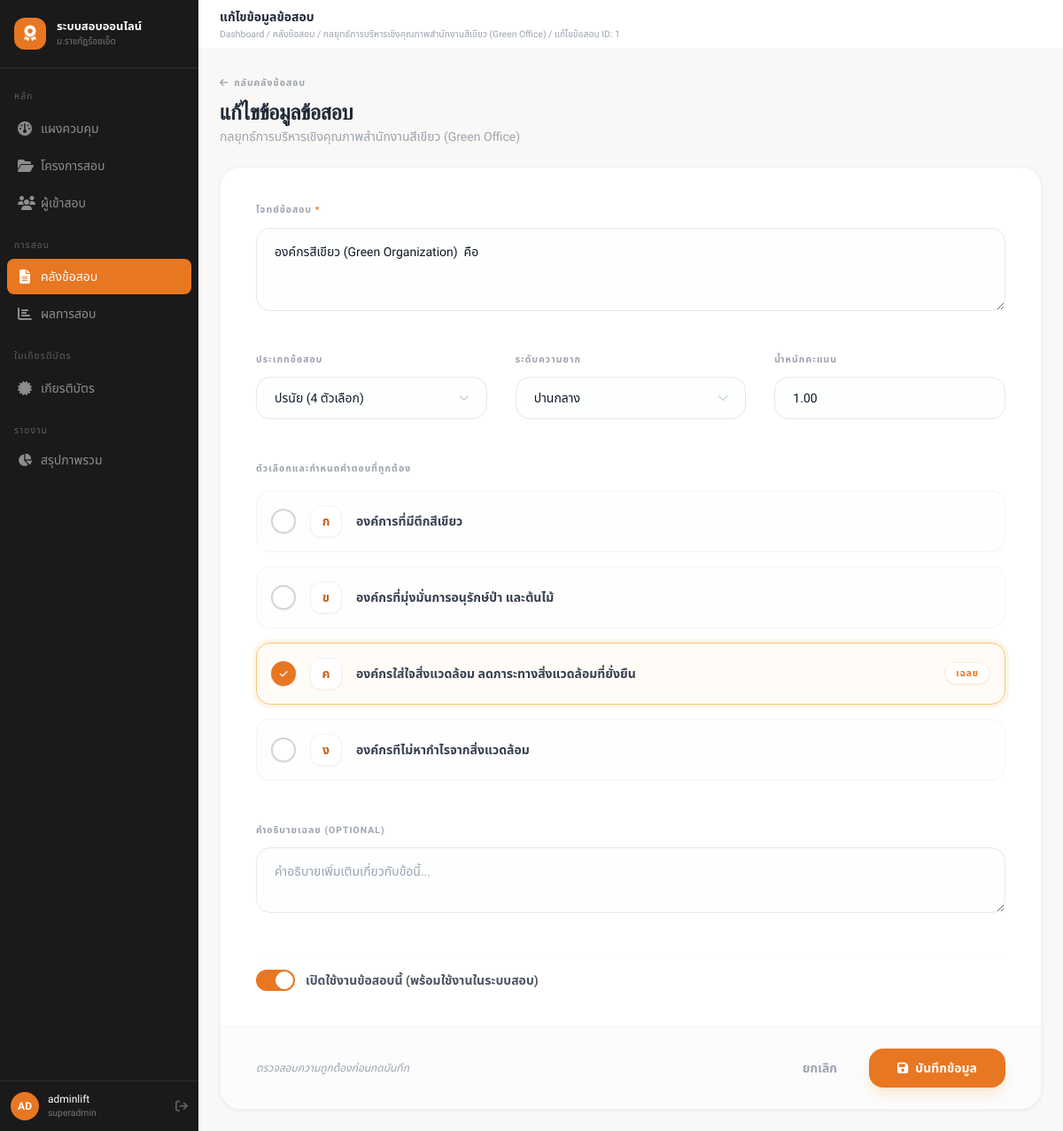
The app's page /admin/questions/edit.php?id=1 (signed in) with its own data.
### tables this page shows
CREATE TABLE `projects` (
  `id` int NOT NULL AUTO_INCREMENT,
  `name` varchar(255) NOT NULL,
  `code` varchar(50) DEFAULT NULL,
  `description` text,
  `organizer` varchar(255) DEFAULT NULL,
  `location` varchar(255) DEFAULT NULL,
  `start_date` date DEFAULT NULL,
  `end_date` date DEFAULT NULL,
  `exam_start` datetime DEFAULT NULL,
  `exam_end` datetime DEFAULT NULL,
  `manual_override` tinyint(1) DEFAULT '0',
  `warning_before` int DEFAULT '30',
  `allow_early_login` tinyint(1) DEFAULT '0',
  `auto_submit_on_close` tinyint(1) DEFAULT '1',
  `pass_score` decimal(5,2) DEFAULT '70.00',
  `max_attempts` int DEFAULT '1',
  `time_limit_min` int DEFAULT '60',
  `question_count` int DEFAULT '0',
  `randomize_questions` tinyint(1) DEFAULT '1',
  `randomize_choices` tinyint(1) DEFAULT '1',
  `show_result_immediately` tinyint(1) DEFAULT '1',
  `cert_template_id` int DEFAULT NULL,
  `cert_number_prefix` varchar(20) DEFAULT 'CERT',
  `cert_sequence` int DEFAULT '1',
  `status` enum('draft','active','closed') DEFAULT 'draft',
  `created_by` int DEFAULT NULL,
  `created_at` timestamp NULL DEFAULT CURRENT_TIMESTAMP,
  `updated_at` timestamp NULL DEFAULT CURRENT_TIMESTAMP ON UPDATE CURRENT_TIMESTAMP,
  PRIMARY KEY (`id`),
  UNIQUE KEY `code` (`code`),
  KEY `cert_template_id` (`cert_template_id`),
  KEY `created_by` (`created_by`),
  CONSTRAINT `projects_ibfk_1` FOREIGN KEY (`cert_template_id`) REFERENCES `cert_templates` (`id`),
  CONSTRAINT `projects_ibfk_2` FOREIGN KEY (`created_by`) REFERENCES `admins` (`id`)
);

CREATE TABLE `questions` (
  `id` int NOT NULL AUTO_INCREMENT,
  `project_id` int NOT NULL,
  `question_text` text NOT NULL,
  `question_image` varchar(255) DEFAULT NULL,
  `type` enum('multiple_choice','true_false','fill_blank','subjective','rating_scale') DEFAULT 'multiple_choice',
  `choices` json DEFAULT NULL,
  `correct_answer` text NOT NULL,
  `explanation` text,
  `score_weight` decimal(5,2) DEFAULT '1.00',
  `category` varchar(100) DEFAULT NULL,
  `difficulty` enum('easy','medium','hard') DEFAULT 'medium',
  `order_num` int DEFAULT '0',
  `is_active` tinyint(1) DEFAULT '1',
  `created_by` int DEFAULT NULL,
  `created_at` timestamp NULL DEFAULT CURRENT_TIMESTAMP,
  PRIMARY KEY (`id`),
  KEY `project_id` (`project_id`),
  KEY `created_by` (`created_by`),
  CONSTRAINT `questions_ibfk_1` FOREIGN KEY (`project_id`) REFERENCES `projects` (`id`) ON DELETE CASCADE,
  CONSTRAINT `questions_ibfk_2` FOREIGN KEY (`created_by`) REFERENCES `admins` (`id`)
);

### controllers/QuestionController.php (called while the page is built, shortened)
<?php
require_once ROOT_PATH . '/models/Admin.php';
require_once ROOT_PATH . '/models/Project.php';
require_once ROOT_PATH . '/models/Question.php';
class QuestionController
{
    private function ensureProject(int $projectId): ?array
    {
        return getProject($projectId);
    }
    public function edit(): void
    {
        $id = (int) ($_GET['id'] ?? 0);
        $questionRow = getQuestion($id);
        $project = $this->ensureProject((int) $questionRow['project_id']);
        $question = decodeQuestionForForm($questionRow);
        $action = BASE_URL . '/admin/questions/edit.php?id=' . $id;
        $pageTitle = 'แก้ไขข้อมูลข้อสอบ';
        $breadcrumb = ['Dashboard', 'คลังข้อสอบ', $project['name'], 'แก้ไขข้อสอบ ID: ' . $id];
        require VIEWS_PATH . '/layout/admin.php';
    }
}

### config/database.php (called while the page is built, shortened)
<?php
require_once __DIR__ . '/config.php';
function getDB(): PDO
{
    static $pdo = null;
    if ($pdo instanceof PDO) {
        return $pdo;
    }
    $dsn = sprintf('mysql:host=%s;dbname=%s;charset=%s', DB_HOST, DB_NAME, DB_CHARSET);
    try {
        $pdo = new PDO($dsn, DB_USER, DB_PASS, [
            PDO::ATTR_ERRMODE => PDO::ERRMODE_EXCEPTION,
            PDO::ATTR_DEFAULT_FETCH_MODE => PDO::FETCH_ASSOC,
            PDO::ATTR_EMULATE_PREPARES => false,
        ]);
        $pdo->exec("SET time_zone = '+07:00'");
        return $pdo;
    } catch (PDOException $e) {
        error_log('Database connection failed: ' . $e->getMessage());
        http_response_code(500);
        exit('Database connection failed.');
    }
}

### models/Question.php (called while the page is built, shortened)
<?php
function questionDefaults(): array
{
    return [
        'question_text' => '',
        'type' => 'multiple_choice',
        'choice_a' => '',
        'choice_b' => '',
        'choice_c' => '',
        'choice_d' => '',
        'correct_answer' => '',
        'explanation' => '',
        'score_weight' => '1.00',
        'category' => '',
        'difficulty' => 'medium',
        'order_num' => '0',
        'is_active' => '1',
    ];
}
function questionChoiceKeys(): array
{
    return ['a', 'b', 'c', 'd'];
}
function thaiChoiceLabels(): array
{
    return [
        'a' => 'ก',
        'b' => 'ข',
        'c' => 'ค',
        'd' => 'ง',
    ];
}
function normalizeChoiceKey(string $value): string
{
    $normalized = textLower(trim($value));
    $thaiToKey = [
        'ก' => 'a',
        'ข' => 'b',
        'ค' => 'c',
        'ง' => 'd',
    ];
    return $thaiToKey[$normalized] ?? $normalized;
}
function getQuestion(int $id): ?array
{
    ensureQuestionSubjectiveSupport();
    $stmt = getDB()->prepare('SELECT * FROM questions WHERE id = ? LIMIT 1');
    $stmt->execute([$id]);
    $question = $stmt->fetch();
    return $question ?: null;
}
function decodeQuestionForForm(array $question): array
{
    $choices = json_decode((string) ($question['choices'] ?? ''), true);
    foreach ($choices as $choice) {
        $key = normalizeChoiceKey((string) ($choice['key'] ?? ''));
        if (in_array($key, questionChoiceKeys(), true)) {
            $question['choice_' . $key] = (string) ($choice['text'] ?? '');
        }
    }
    if (($question['type'] ?? '') === 'multiple_choice') {
        $question['correct_answer'] = normalizeChoiceKey((string) ($question['correct_answer'] ?? ''));
    }
    return array_merge(questionDefaults(), $question);
}
function ensureQuestionSubjectiveSupport(): void
{
    $stmt = getDB()->query("SHOW COLUMNS FROM questions LIKE 'type'");
    $column = $stmt->fetch();
    $type = (string) ($column['Type'] ?? '');
}

### models/Project.php (called while the page is built, shortened)
<?php
function getProject(int $id): ?array
{
    $stmt = getDB()->prepare('
        SELECT p.*,
            (SELECT COUNT(*) FROM participants pp WHERE pp.project_id = p.id) AS participant_count,
            (SELECT COUNT(*) FROM questions q WHERE q.project_id = p.id) AS question_count_total
        FROM projects p
        WHERE p.id = ? LIMIT 1
    ');
    $stmt->execute([$id]);
    $project = $stmt->fetch();
    return $project ?: null;
}

### config/config.php (called while the page is built, shortened)
<?php
function e(?string $value): string
{
    return htmlspecialchars((string) $value, ENT_QUOTES, 'UTF-8');
}
function textLower(string $value): string
{
    return strtolower($value);
}
require_once __DIR__ . '/database.php';

### views/questions/form.php (the view, shortened to what this page needs)
<?php
$question = array_merge(questionDefaults(), $question ?? []);
$projectId = (int) ($projectId ?? $question['project_id']);
$choiceLabels = thaiChoiceLabels();
?>
<div class="mb-6 fade-up">
    <a href="<?= e(BASE_URL) ?>/admin/questions/?project_id=<?= $projectId ?>" class="inline-flex items-center text-xxs font-bold text-gray-400 hover:text-primary-400 uppercase tracking-widest transition-all mb-2">
        <i class="fas fa-arrow-left mr-1.5"></i> กลับคลังข้อสอบ
    </a>
    <h2 class="text-2xl font-black text-gray-800 font-outfit tracking-tight"><?= e($pageTitle ?? 'จัดการข้อสอบ') ?></h2>
    <p class="text-sm text-gray-400 mt-0.5"><?= e($project['name']) ?></p>
</div>
<form method="post" action="<?= e($action) ?>" class="bg-white rounded-3xl border border-gray-100 shadow-card overflow-hidden fade-up fade-up-1">
    <div class="p-8 md:p-10 space-y-10">
        <div>
            <label class="block text-xxs font-bold text-gray-400 uppercase tracking-widest mb-3">โจทย์ข้อสอบ <span class="text-primary-400">*</span></label>
            <textarea name="question_text" required rows="3" class="w-full px-5 py-4 text-sm bg-gray-50/30 border border-gray-200 rounded-2xl focus:outline-none focus:border-primary-400 focus:ring-[4px] focus:ring-orange-100 transition-all outline-none" placeholder="ป้อนคำถามที่นี่..."><?= e($question['question_text']) ?></textarea>
        </div>
        <div class="grid grid-cols-1 md:grid-cols-3 gap-8">
            <div>
                <label class="block text-xxs font-bold text-gray-400 uppercase tracking-widest mb-3">ประเภทข้อสอบ</label>
                <div class="relative">
                    <select name="type" id="question-type" onchange="toggleQuestionTypeFields()" class="w-full h-12 px-5 text-sm bg-gray-50/30 border border-gray-200 rounded-2xl focus:outline-none focus:border-primary-400 focus:ring-[4px] focus:ring-orange-100 transition-all appearance-none cursor-pointer outline-none">
                        <option value="multiple_choice" <?= $question['type'] === 'multiple_choice' ? 'selected' : '' ?>>ปรนัย (4 ตัวเลือก)</option>
                    </select>
                    <i class="fas fa-chevron-down absolute right-5 top-1/2 -translate-y-1/2 text-gray-300 text-xs pointer-events-none"></i>
                </div>
            </div>
            <div>
                <label class="block text-xxs font-bold text-gray-400 uppercase tracking-widest mb-3">ระดับความยาก</label>
                <div class="relative">
                    <select name="difficulty" class="w-full h-12 px-5 text-sm bg-gray-50/30 border border-gray-200 rounded-2xl focus:outline-none focus:border-primary-400 focus:ring-[4px] focus:ring-orange-100 transition-all appearance-none cursor-pointer outline-none">
                        <option value="medium" <?= $question['difficulty'] === 'medium' ? 'selected' : '' ?>>ปานกลาง</option>
                    </select>
                    <i class="fas fa-chevron-down absolute right-5 top-1/2 -translate-y-1/2 text-gray-300 text-xs pointer-events-none"></i>
                </div>
            </div>
            <div>
                <label class="block text-xxs font-bold text-gray-400 uppercase tracking-widest mb-3">น้ำหนักคะแนน</label>
                <input type="number" name="score_weight" step="0.1" value="<?= e((string)($question['score_weight'] ?: 1.0)) ?>" class="w-full h-12 px-5 text-sm bg-gray-50/30 border border-gray-200 rounded-2xl focus:outline-none focus:border-primary-400 focus:ring-[4px] focus:ring-orange-100 transition-all outline-none">
            </div>
        </div>
        <div id="choice-section" class="pt-2">
            <label class="block text-xxs font-bold text-gray-400 uppercase tracking-widest mb-4">ตัวเลือกและกำหนดคำตอบที่ถูกต้อง</label>
            <div class="grid gap-4">
                <?php
                $options = questionChoiceKeys();
                foreach ($options as $key):
                    $field = "choice_$key";
                    $isCorrect = strtolower((string)($question['correct_answer'] ?? '')) === $key;
                ?>
                    <div class="flex items-center gap-4 p-4 rounded-2xl border <?= $isCorrect ? 'bg-orange-50/50 border-primary-200 ring-4 ring-orange-100/50' : 'bg-gray-50/20 border-gray-100 hover:border-gray-200' ?> transition-all group relative">
                        <label class="flex items-center justify-center w-7 h-7 rounded-full border-2 cursor-pointer transition-all <?= $isCorrect ? 'border-primary-400 bg-primary-400 text-white' : 'border-gray-300 bg-white hover:border-primary-300' ?> shadow-sm">
                            <i class="fas fa-check text-[10px] <?= $isCorrect ? '' : 'opacity-0' ?>"></i>
                        </label>
                        <span class="flex items-center justify-center w-9 h-9 rounded-xl bg-white border border-gray-100 text-sm font-bold text-primary-500 shadow-sm"><?= e($choiceLabels[$key] ?? $key) ?></span>
                        <div class="flex-1">
                            <input name="choice_<?= $key ?>" value="<?= e($question[$field] ?? '') ?>" placeholder="ป้อนข้อความตัวเลือก <?= e($choiceLabels[$key] ?? $key) ?>" class="choice-input w-full bg-transparent border-none focus:ring-0 text-sm font-semibold text-gray-700 placeholder:text-gray-300 outline-none" required>
                        </div>
                        <?php if ($isCorrect): ?>
                            <span class="text-[10px] font-black text-primary-400 uppercase tracking-widest px-3 py-1 bg-white rounded-full border border-orange-100 shadow-sm">เฉลย</span>
                        <?php endif; ?>
                    </div>
                <?php endforeach; ?>
            </div>
        </div>
        <div class="pt-2">
            <label class="block text-xxs font-bold text-gray-400 uppercase tracking-widest mb-3">คำอธิบายเฉลย (Optional)</label>
            <textarea name="explanation" rows="2" class="w-full px-5 py-4 text-sm bg-gray-50/30 border border-gray-200 rounded-2xl focus:outline-none focus:border-primary-400 focus:ring-[4px] focus:ring-orange-100 transition-all outline-none" placeholder="คำอธิบายเพิ่มเติมเกี่ยวกับข้อนี้..."><?= e($question['explanation'] ?? '') ?></textarea>
        </div>
        <div class="pt-4 border-t border-gray-50">
            <label class="flex items-center gap-3 cursor-pointer group">
                <div class="relative">
                    <div class="w-11 h-6 bg-gray-200 peer-focus:outline-none peer-focus:ring-4 peer-focus:ring-orange-100 rounded-full peer peer-checked:after:translate-x-full peer-checked:after:border-white after:content-[''] after:absolute after:top-[2px] after:left-[2px] after:bg-white after:border-gray-300 after:border after:rounded-full after:h-5 after:w-5 after:transition-all peer-checked:bg-primary-400"></div>
                </div>
                <span class="text-sm font-bold text-gray-600 group-hover:text-gray-900 transition-colors">เปิดใช้งานข้อสอบนี้ (พร้อมใช้งานในระบบสอบ)</span>
            </label>
        </div>
    </div>
    <div class="px-8 md:px-10 py-6 bg-gray-50/50 border-t border-gray-100 flex items-center justify-between">
        <p class="text-xs text-gray-400 font-medium italic">ตรวจสอบความถูกต้องก่อนกดบันทึก</p>
        <div class="flex items-center gap-3">
            <a href="<?= e(BASE_URL) ?>/admin/questions/?project_id=<?= $projectId ?>" class="px-6 py-2.5 text-sm font-bold text-gray-400 hover:text-gray-600 transition-colors">ยกเลิก</a>
            <button type="submit" class="inline-flex items-center px-8 py-3 bg-primary-400 hover:bg-primary-500 rounded-2xl text-sm font-black text-white transition-all shadow-lg shadow-orange-200/50 active:scale-95">
                <i class="fas fa-save mr-2"></i> บันทึกข้อมูล
            </button>
        </div>
    </div>
</form>

### views/layout/topbar.php (shortened to what this page needs)
<header class="fixed top-0 left-56 right-0 h-14 bg-white border-b border-gray-100 flex items-center justify-between px-6 z-30">
  <div>
    <h1 class="text-sm font-semibold text-gray-800"><?= htmlspecialchars($pageTitle ?? '') ?></h1>
    <?php if (!empty($breadcrumb)): ?>
    <p class="text-xxs text-gray-400 mt-0.5">
      <?= implode(' / ', array_map('htmlspecialchars', $breadcrumb)) ?>
    </p>
    <?php endif; ?>
  </div>
</header>

### assets/css/app.css (style rules this page uses)
*, *::before, *::after { box-sizing: border-box; }
html { scroll-behavior: smooth; }
body { font-family: 'Sarabun', 'Noto Sans Thai', 'Outfit', sans-serif; background-color: #F9F8F6; color: #1A1A1A; line-height: 1.7; -webkit-font-smoothing: antialiased; }
.shadow-card { box-shadow: 0 1px 4px rgba(0,0,0,0.07); }

### views/layout/header.php (style rules this page uses)
.fade-up { animation: fadeUp 0.4s ease-out both; }
.fade-up-1 { animation-delay: 0.05s; }

### records on screen
projects: name.project_id "Dashboard / คลังข้อสอบ / กลยุทธ์การบริหารเชิงคุณภาพสำนักงานสีเขียว (Green Office) / แก้ไขข้อสอบ ID: 1", name "กลยุทธ์การบริหารเชิงคุณภาพสำนักงานสีเขียว (Green Office)"
questions: question_text "องค์กรสีเขียว (Green Organization) คือ", type "ปรนัย (4 ตัวเลือก)", difficulty "ปานกลาง", score_weight "1.00"

### other values on screen
$item['label'] "แผงควบคุม"
$item['label'] "โครงการสอบ"
$item['label'] "ผู้เข้าสอบ"
$item['label'] "คลังข้อสอบ"
$item['label'] "ผลการสอบ"
$item['label'] "เกียรติบัตร"
implode('', array_slice($chars, 0, 2)) "AD"
$_SESSION['admin_name'] "adminlift"
$_SESSION['admin_role'] "superadmin"
$pageTitle "แก้ไขข้อมูลข้อสอบ"
$choiceLabels[$key] "ก"
$choiceLabels[$key] "ข"
$choiceLabels[$key] "ค"
$choiceLabels[$key] "ง"
